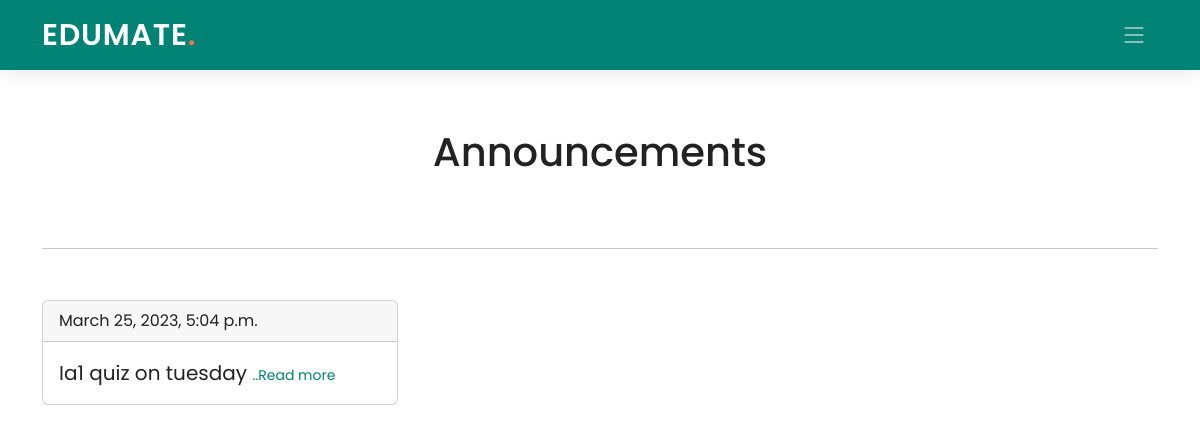
Before: /student/1/classroom/PPJ8YI/announcement/ with the older database file.
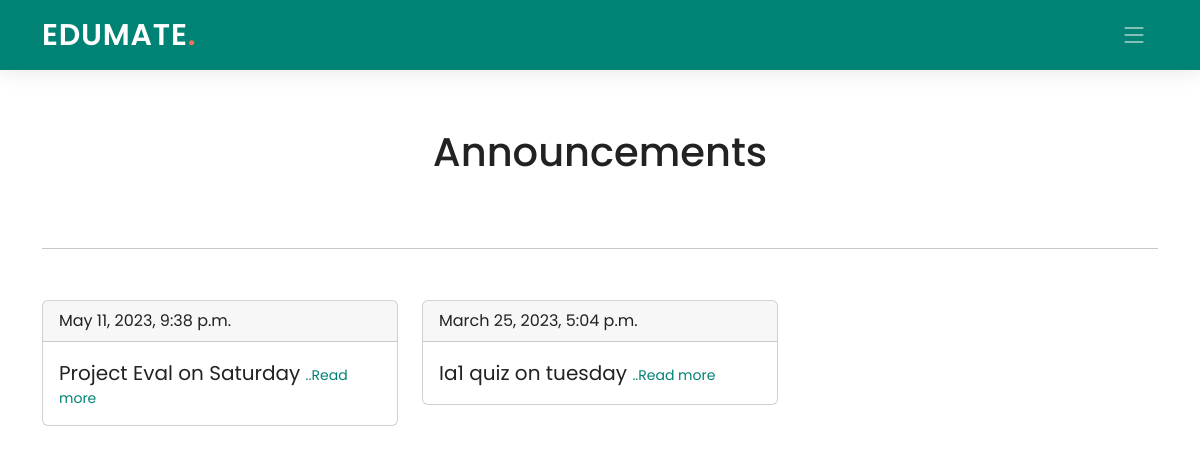
After: the same page with the newer database file.
### Teacher/models.py (models this page shows, shortened)
class Announcements(models.Model):
    ann_id = models.AutoField(primary_key=True)
    teach_id = models.ForeignKey("Edumate_app.Teachers", on_delete=models.CASCADE, blank=True, null=True)
    class_code = models.ForeignKey(ClassTeachers, on_delete=models.CASCADE, blank=True, null=True)
    announce_data = models.CharField(max_length=1000)
    date = models.DateTimeField(default=datetime.now)
    class Meta:
        db_table = "Announcements"

### Student/views.py (the view)
# urls.py: path('classroom/<pk2>/announcement/', views.announcement_stud, name='announcement_stud'),
def announcement_stud(request, pk, pk2):
    announcements = Announcements.objects.filter(class_code = pk2).order_by('-date')
    return render(request, 'Student/announcement_student.html', {'pk': pk, 'pk2': pk2, 'announcements': announcements})

### Student/templates/Student/announcement_student.html (shortened to what this page needs)
{% extends './base_student.html' %}
{% load static %}
{% block styles %}
<link href="{% static 'Student/assets/css/announcement_student.css' %}" rel="stylesheet">
{% endblock styles %}
{% block navbar %}
  <header id="header" class="header d-flex align-items-center">
    <div class="container-fluid container-xl d-flex align-items-center justify-content-between">
      <a href="#" class="logo d-flex align-items-center">
        <h1>EDUMATE<span>.</span></h1>
      </a>
      <i class="mobile-nav-toggle mobile-nav-show bi bi-list"></i>
    </div>
  </header>
  {% endblock navbar %}
{% block content %}
    <div class="container">
        <h1 class="centerHeader">Announcements</h1>
        <br><br><hr><br>
      <div class="row row-content">
        {% for i in announcements %}
        <div style="margin-top: 1%" class="col-md-4">
            <div class="card">
                <div class="card-header">
                    {{ i.date }}
                </div>
                <div class="card-body">
                    <blockquote class="blockquote mb-0">
                    <p style="text-overflow: ellipsis; word-wrap: nowrap; overflow: hidden">{{ i.announce_data|slice:":50" }} <a href="#" data-bs-toggle="modal" data-bs-target="#exampleModalAnnounce{{forloop.counter}}" style="font-size: 0.875rem;">..Read more</a> </p>
                    </blockquote>
                </div>
            </div>
        </div>
        {% endfor %}
    </div>
      <br>
      <br><br><br>
    </div>
{% endblock content %}

Changed rows visible on the page:
added Announcements: date "May 11, 2023, 9:38 p.m.", announce_data "Project Eval on Saturday"
